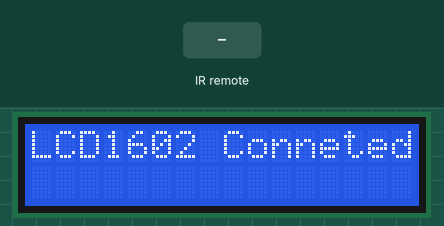
Recording of a sketch running on a simulated Arduino Uno, built with avr-gcc and run on an emulated ATmega328P. Parts: 16×2 character LCD. The test bench sets the inputs (shaded band).

Above: at 1.2 s.
1.3 s: infrared code 0xFF30CF received
At 2.0 s:
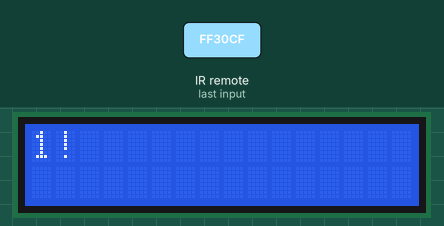
2.8 s: infrared code 0xFF18E7 received
At 3.2 s:
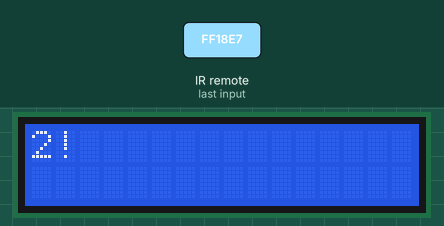
Timing chart, 0 to 5.8 s (numbered marks = the images above; inputs shaded):
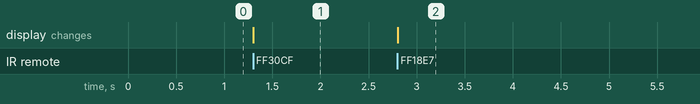

Measured:
- after the input at 1.3 s, the display: changes at once (image 1)
- after the input at 2.8 s, the display: changes at once (image 2)

The sketch:

main.ino
```cpp
/*
 * 红外连线
 * OUY 10
 * VCC 5V
 * GND GND
 *
 * 电位器与LCD连线
 * 电位器1脚 5V
 * 电位器2脚 V0
 * 电位器3脚 GND VSS RW
 * RS 12
 * E 11
 * D4 5
 * D5 4
 * D6 3
 * D7 2
 */
#include <Arduino.h>
#include <IRremote.h>
#include <LiquidCrystal.h> //调用LCD1602库

LiquidCrystal lcd(12, 11, 5, 4, 3, 2); // LiquidCrystal 对象名称(寄存器选择, 使能, 数据脚, 数据脚, 数据脚， 数据脚);
int RECV_PIN = 10;

IRrecv irrecv(RECV_PIN);

decode_results results;

void setup()
{
  Serial.begin(9600);
  irrecv.enableIRIn(); //初始化红外遥控
  pinMode(12, 1);
  lcd.begin(16, 2);               //设置LCD的行列数
  lcd.print("LCD1602 Conneted!"); //在屏幕上打印hello, world！
}

void loop()
{
  if (irrecv.decode(&results))
  {
    lcd.clear();
    switch (results.value) //确认接收到的编码。
    {
      case 16724175:
        lcd.print("1!");
        break;
      case 16718055:
        lcd.print("2!");
        break;
      case 16743045:
        lcd.print("3!");
        break;
      case 16716015:
        lcd.print("4!");
        break;
      case 16726215:
        lcd.print("5!");
        break;
      case 16734885:
        lcd.print("6!");
        break;
      case 16728765:
        lcd.print("7!");
        break;
      case 16730805:
        lcd.print("8!");
        break;
      case 16732845:
        lcd.print("9!");
        break;
      default :
        lcd.print("press too long!");
    }
    irrecv.resume(); // 接收下一个值
  }
}
```
